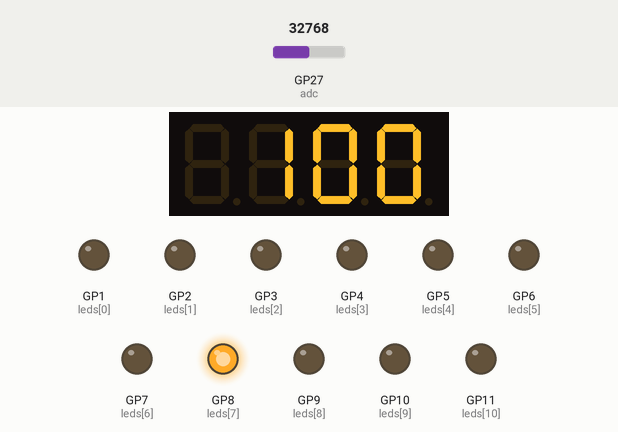
This program was run on a simulated Raspberry Pi Pico running MicroPython. Parts: 4-digit seven-segment display, output pins drawn as LEDs (lit = HIGH). The inputs (shaded band) are chosen by the test bench; at power-on: GP27 (adc) = 32768 (analog values on the 0–65535 scale). What the program prints to the serial console is not drawn.

Above: at 2.66 s.
2.7 s: GP27 (adc) set to 7864
At 4.07 s:
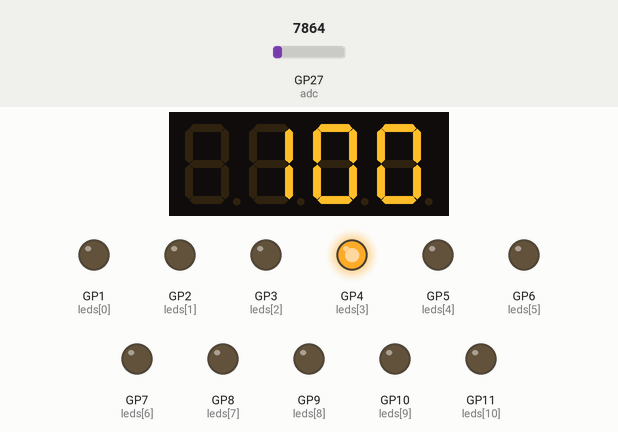
At 4.7 s:
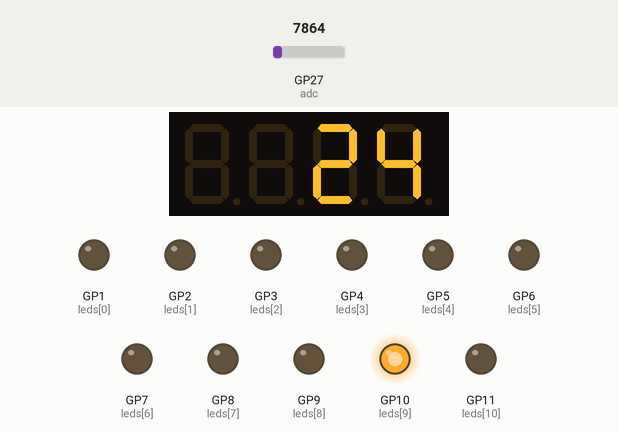
5.4 s: GP27 (adc) set to 0
At 6.4 s:
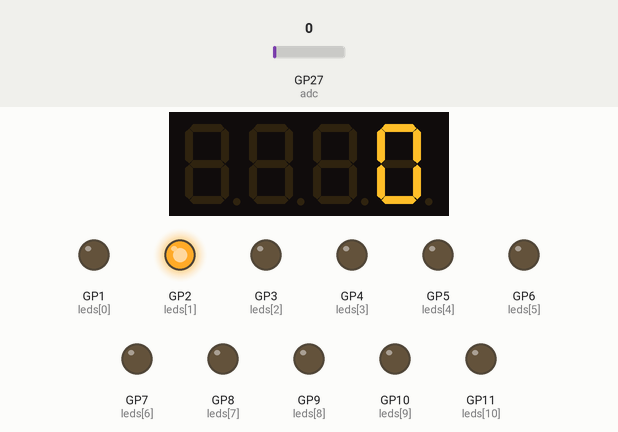
Timing chart, 0 to 6.5 s (numbered marks = the images above; inputs shaded):
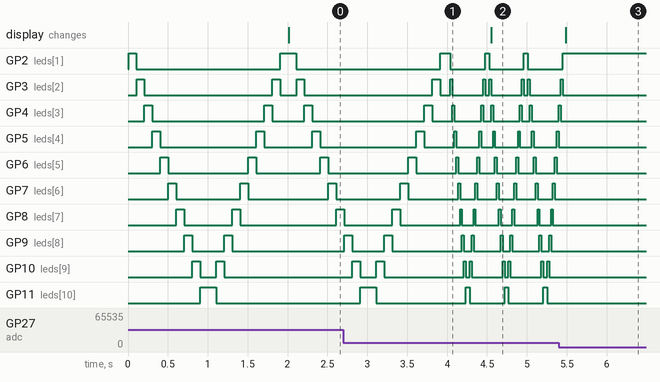

The program:

knightrider5.py
```python
from machine import Pin
import utime
import machine
import tm1637

tm = tm1637.TM1637(clk=Pin(15), dio=Pin(14)) #set tm1637 LCD

#all LEDs off for clean
tm.write([0, 0, 0, 0])
tm.show('    ')

leds = [Pin(i) for i in range(1,12)] #to assign pin number for leds. between 1 and 12

for i in range (1,12): # set pin mode to OUT
    Pin(i,Pin.OUT)

adc = machine.ADC(27) #add a potentiometer on ADC pin
conversion_factor = 200 / (65300)

while True:
    speed = int(adc.read_u16()*conversion_factor)
    for n in range (1,11):
        leds[n].on()
        utime.sleep_ms(speed)
        leds[n].off()
        print(speed)

    for n in reversed(range (1,11)):
        leds[n].on()
        utime.sleep_ms(speed)
        leds[n].off()
        print(speed)
    tm.number(speed)
```

Measured:
- after the input at 2.7 s, the display: changes after 1.9 s (image 2)
- after the input at 5.4 s, GP2 (leds[1]): goes on until 5.4 s, then stays HIGH; GP3 (leds[2]), GP4 (leds[3]): goes on until 5.4 s, then stays LOW; GP5 (leds[4]), GP6 (leds[5]), GP7 (leds[6]), GP8 (leds[7]), GP9 (leds[8]), GP10 (leds[9]), GP11 (leds[10]): stops changing and stays LOW; the display: changes after 0.09 s (image 3)
- by itself, GP2 (leds[1]): repeats every 0.49 s: LOW 0.43 s, HIGH 0.05 s
